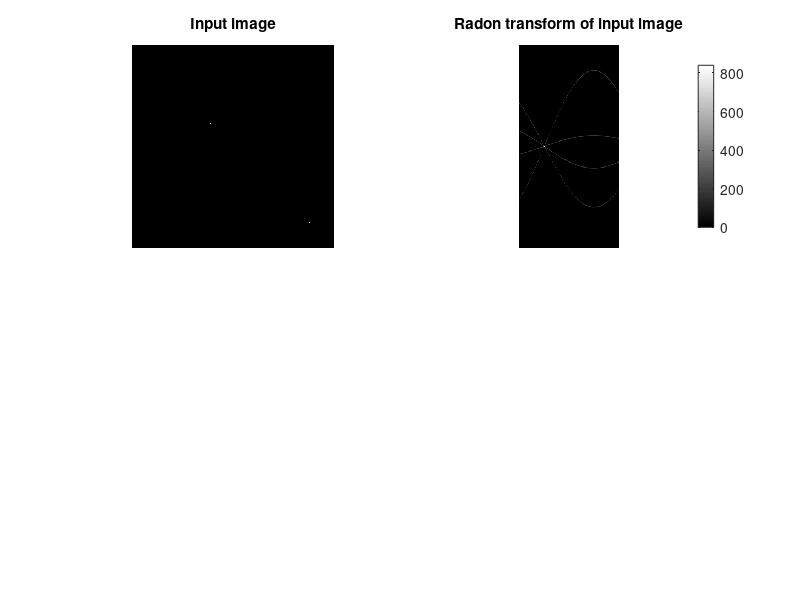

Write MATLAB code to recreate this figure.
clc
clear all
close all
%Generating a multi-point image
a=zeros(256);
[m n]=size(a);
a(50,50)=255;
a(100,100)=255;
a(142,142)=255;
a(225,225)=255;
%Computing Radon tranform for point image
theta=0:180;
[p q]=radon(a,theta);
subplot(2,2,1),imshow(a),title('Input image')
subplot(2,2,2),imshow(p,[],'Xdata',theta,'Ydata',q,'InitialMagnification','fit'),
title('Radon transform of input image'),
colormap(hot), colorbar
